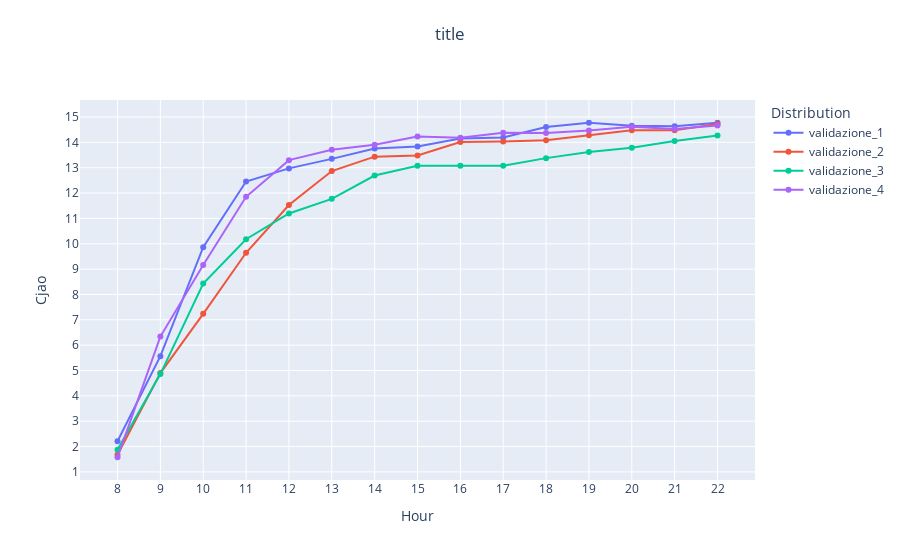

Notebook code cell kept with this figure:
### Markdown cell above
## Average waiting time - No jockey

### Code cell
# Average waiting time
normalize = False

fig = create_blank_figure(
    title="Average waiting time",
    y_axis_title="Value", 
    dtick=1,
    normalize=normalize)

fig = add_simulation_to_plot(fig, df_simulations, 'validazione_1', "Avg_waiting_times_standard", normalize=normalize)
fig = add_simulation_to_plot(fig, df_simulations, 'validazione_2', "Avg_waiting_times_standard", normalize=normalize)
fig = add_simulation_to_plot(fig, df_simulations, 'validazione_3', "Avg_waiting_times_standard", normalize=normalize)
fig = add_simulation_to_plot(fig, df_simulations, 'validazione_4', "Avg_waiting_times_standard", normalize=normalize)


fig = decorate_figure(fig,
    title="Average waiting time",
    y_axis_title="Value", 
    dtick=1,
    normalize=normalize)

fig =  fig.update_layout(
        title={
            'text': "title" ,
            'y':0.95,
            'x':0.5,
            'xanchor': 'center',
            'yanchor': 'top'},
        xaxis_title="Hour",
        yaxis_title="Cjao",
        legend_title="Distribution",
    )

fig.show()

### Figure 1 — Plotly figure (JSON) as saved in the notebook; plotly's stock layout.template omitted (floating-point values rounded to 4 significant figures)
{"data": [{"mode": "lines+markers", "name": "validazione_1", "type": "scatter", "x": [8, 9, 10, 11, 12, 13, 14, 15, 16, 17, 18, 19, 20, 21, 22], "y": [2.213, 5.565, 9.866, 12.45, 12.97, 13.35, 13.75, 13.84, 14.15, 14.19, 14.61, 14.77, 14.65, 14.64, 14.77]}, {"mode": "lines+markers", "name": "validazione_2", "type": "scatter", "x": [8, 9, 10, 11, 12, 13, 14, 15, 16, 17, 18, 19, 20, 21, 22], "y": [1.674, 4.899, 7.234, 9.643, 11.53, 12.87, 13.43, 13.48, 14.01, 14.03, 14.09, 14.28, 14.47, 14.48, 14.72]}, {"mode": "lines+markers", "name": "validazione_3", "type": "scatter", "x": [8, 9, 10, 11, 12, 13, 14, 15, 16, 17, 18, 19, 20, 21, 22], "y": [1.871, 4.859, 8.433, 10.18, 11.19, 11.77, 12.69, 13.07, 13.07, 13.07, 13.38, 13.62, 13.79, 14.05, 14.26]}, {"mode": "lines+markers", "name": "validazione_4", "type": "scatter", "x": [8, 9, 10, 11, 12, 13, 14, 15, 16, 17, 18, 19, 20, 21, 22], "y": [1.579, 6.338, 9.166, 11.85, 13.3, 13.71, 13.91, 14.23, 14.18, 14.38, 14.36, 14.46, 14.61, 14.53, 14.66]}], "layout": {"legend": {"title": {"text": "Distribution"}}, "title": {"text": "title", "x": 0.5, "xanchor": "center", "y": 0.95, "yanchor": "top"}, "xaxis": {"dtick": 1, "tick0": 0, "tickmode": "linear", "title": {"text": "Hour"}}, "yaxis": {"dtick": 1, "tick0": 0, "tickmode": "linear", "title": {"text": "Cjao"}}}}
